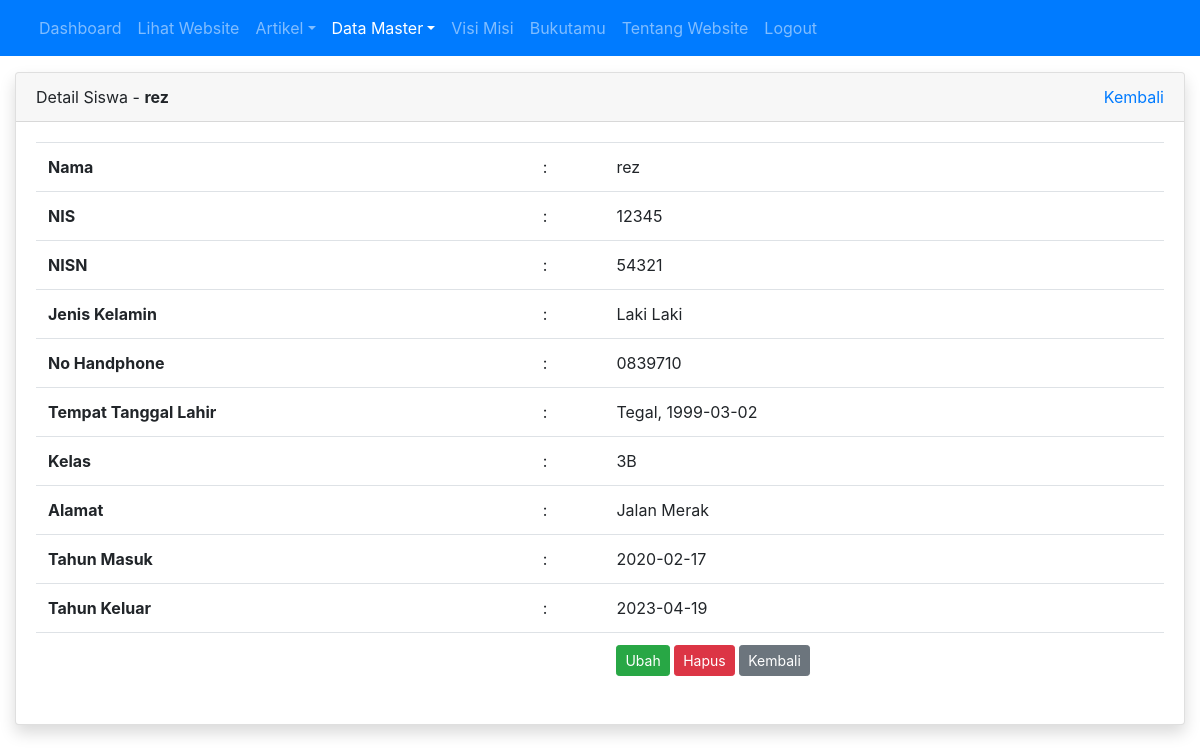
/admin/siswa/detail.php?id=13 (signed in), run on the app's committed database.
### tables this page shows
CREATE TABLE `tbl_siswa` (
  `id` int(11) NOT NULL,
  `nama` varchar(100) DEFAULT NULL,
  `nis` int(6) DEFAULT NULL,
  `nisn` int(25) DEFAULT NULL,
  `jenis_kelamin` enum('L','P') DEFAULT NULL,
  `tempat_lahir` varchar(80) DEFAULT NULL,
  `tanggal_lahir` date DEFAULT NULL,
  `alamat` varchar(100) DEFAULT NULL,
  `no_hp` varchar(12) DEFAULT NULL,
  `id_jurusan` int(11) DEFAULT NULL,
  `tahun_masuk` date DEFAULT NULL,
  `tahun_keluar` date DEFAULT NULL
);

CREATE TABLE `tbl_jurusan` (
  `id` int(11) NOT NULL,
  `nama_jurusan` varchar(30) DEFAULT NULL,
  `ka_prodi` int(11) DEFAULT NULL
);

### admin/siswa/detail.php (the view, shortened to what this page needs)
<?php
require_once '../../koneksi.php';
$id = $_GET['id'];
$query = mysqli_query($koneksi, "SELECT tbl_siswa.*, tbl_jurusan.nama_jurusan FROM tbl_siswa LEFT JOIN tbl_jurusan ON tbl_siswa.id_jurusan = tbl_jurusan.id WHERE tbl_siswa.id = $id");
$row = mysqli_fetch_assoc($query);
?>
<!DOCTYPE html>
<html>
<head>
	<link rel="stylesheet" href="../../resources/datatables/datatables.min.css">
	<link rel="stylesheet" href="../../resources/css/bootstrap.min.css">
</head>
<body>
	<?php require_once '../navbar.php'; ?>
	<div class="container mt-3">
		<div class="row">
			<div class="col">
				<div class="card shadow">
					<div class="card-header">
						<div class="clearfix">
							<div class="float-left">
								Detail Siswa - <strong><?= $row['nama'] ?></strong>
							</div>
							<div class="float-right">
								<a href="index.php">Kembali</a>
							</div>
						</div>
					</div>
					<div class="card-body">
						<table class="table table-stripped">
							<tr>
								<td><b>Nama</b></td>
								<td>:</td>
								<td><?= $row['nama'] ?></td>
							</tr>
							<tr>
								<td><b>NIS</b></td>
								<td>:</td>
								<td><?= $row['nis'] ?></td>
							</tr>
							<tr>
								<td><b>NISN</b></td>
								<td>:</td>
								<td><?= $row['nisn'] ?></td>
							</tr>
							<tr>
								<td><b>Jenis Kelamin</b></td>
								<td>:</td>
								<td>
									<?= $row['jenis_kelamin'] == 'L' ? 'Laki Laki' : '' ?>
								</td>
							</tr>
							<tr>
								<td><b>No Handphone</b></td>
								<td>:</td>
								<td><?= $row['no_hp'] ?></td>
							</tr>
							<tr>
								<td><b>Tempat Tanggal Lahir</b></td>
								<td>:</td>
								<td><?= $row['tempat_lahir'] ?>, <?= $row['tanggal_lahir'] ?></td>
							</tr>
							<tr>
								<td><b>Kelas</b></td>
								<td>:</td>
								<td><?= $row['nama_jurusan'] ?></td>
							</tr>
							<tr>
								<td><b>Alamat</b></td>
								<td>:</td>
								<td><?= $row['alamat'] ?></td>
							</tr>
							<tr>
								<td><b>Tahun Masuk</b></td>
								<td>:</td>
								<td> <?= $row['tahun_masuk'] ?></td>
							</tr>
							<tr>
								<td><b>Tahun Keluar</b></td>
								<td>:</td>
								<td><?= $row['tahun_keluar'] ?></td>
							</tr>
							<tr>
								<td><b></td>
								<td></td>
								<td>
									<a href="ubah.php?id=<?= $row['id'] ?>" class="btn btn-success btn-sm">Ubah</a>
									<a href="hapus.php?id=<?= $row['id'] ?>" class="btn btn-danger btn-sm" onclick="return confirm('apakah anda yakin?')">Hapus</a>
									<a href="index.php" class="btn btn-secondary btn-sm">Kembali</a>
								</td>
							</tr>
						</table>
					</div>
				</div>
			</div>
		</div>
	</div>
</body>
</html>

### data on the page
tbl_siswa: nama "rez", nis "12345", nisn "54321", no_hp "0839710", tempat_lahir "Tegal", tanggal_lahir "1999-03-02", id_jurusan.nama_jurusan "3B", alamat "Jalan Merak", tahun_masuk "2020-02-17", tahun_keluar "2023-04-19"
